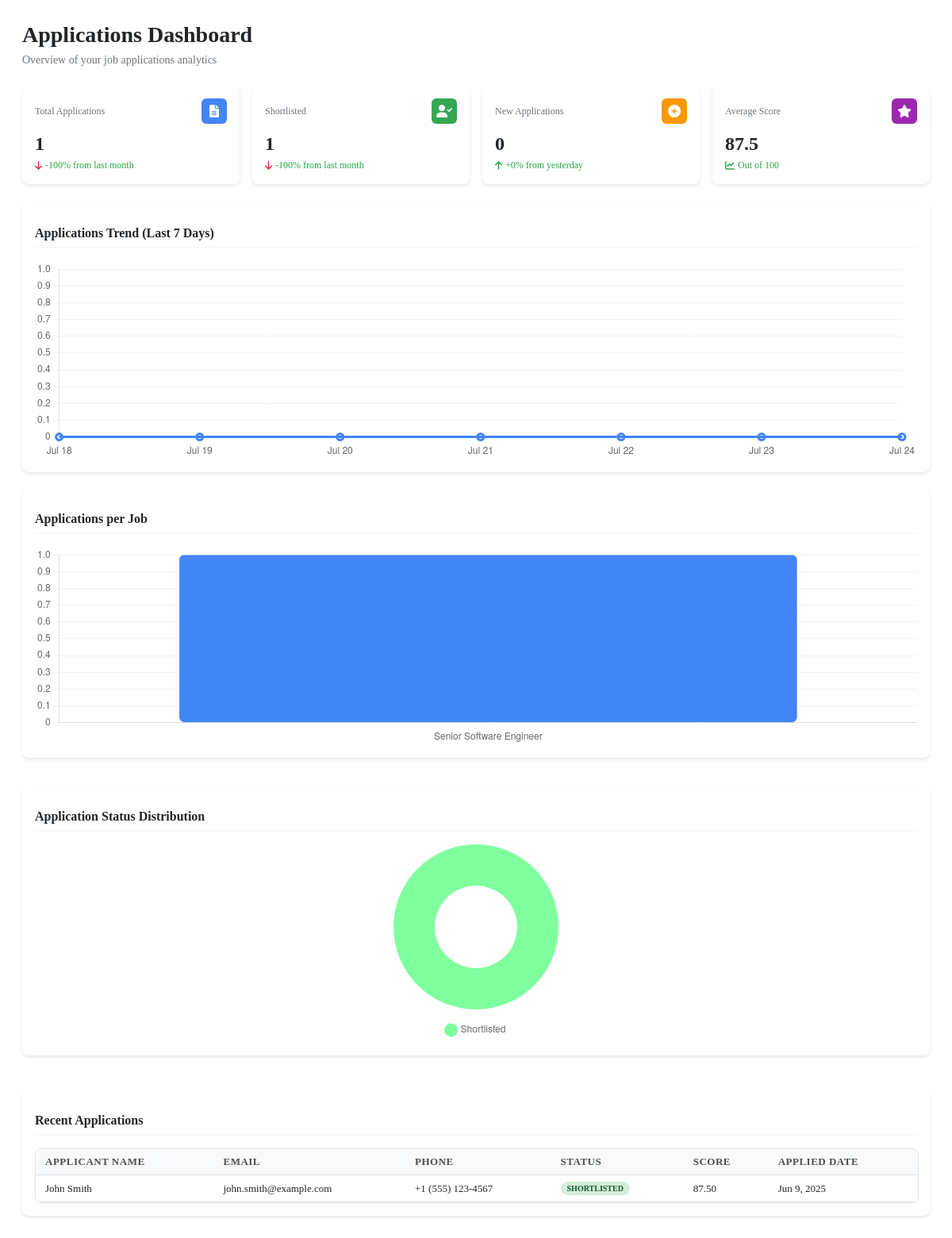
Before: /Content/contentview/dashboard.php with the older database file.
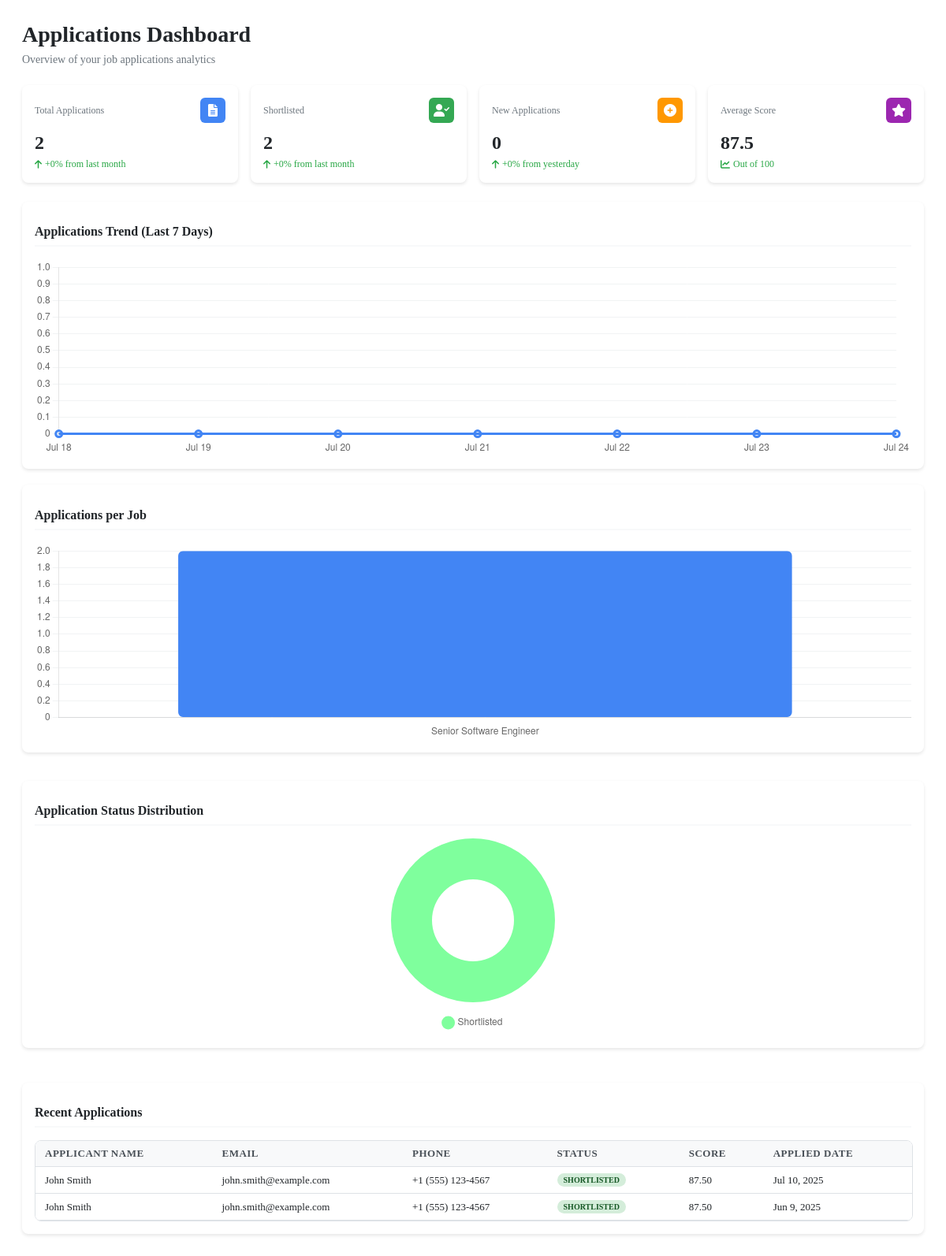
After: the same page with the newer database file.
### tables this page shows
CREATE TABLE `applications` (
  `id` int(11) NOT NULL,
  `job_id` int(11) NOT NULL,
  `applicant_name` varchar(255) NOT NULL,
  `email` varchar(255) NOT NULL,
  `phone` varchar(50) DEFAULT NULL,
  `resume_pdf_path` varchar(255) NOT NULL COMMENT 'Path to the uploaded PDF resume',
  `parsed_resume_path` varchar(255) DEFAULT NULL COMMENT 'Path to the parsed resume JSON file',
  `status` enum('Pending','Reviewing','Shortlisted','Interviewed','Accepted','Rejected') DEFAULT 'Pending',
  `score` decimal(5,2) DEFAULT 0.00 COMMENT 'Match score from 0-100',
  `created_at` timestamp NOT NULL DEFAULT current_timestamp(),
  `updated_at` timestamp NOT NULL DEFAULT current_timestamp() ON UPDATE current_timestamp()
);

### Query/DashboardData.php (called while the page is built, shortened)
<?php
require_once 'connect.php';
class DashboardData {
    private $con;
    public function __construct($userId = null) {
        global $con;
        $this->con = $con;
        $this->userId = $userId;
    }
    private function getUserFilter() {
        return "";
    }
    public function getTotalApplications() {
        $query = "SELECT COUNT(*) as total
                  FROM applications a
                  INNER JOIN jobs j ON a.job_id = j.id
                  WHERE 1=1" . $this->getUserFilter();
        $result = mysqli_query($this->con, $query);
        $row = mysqli_fetch_assoc($result);
        return $row['total'];
    }
    public function getApplicationsByStatus($status) {
        $status = mysqli_real_escape_string($this->con, $status);
        $query = "SELECT COUNT(*) as total
                  FROM applications a
                  INNER JOIN jobs j ON a.job_id = j.id
                  WHERE a.status = '$status'" . $this->getUserFilter();
        $result = mysqli_query($this->con, $query);
        $row = mysqli_fetch_assoc($result);
        return $row['total'];
    }
    public function getRecentApplications($limit = 10) {
        $query = "SELECT a.applicant_name, a.email, a.phone, a.status, a.score, a.created_at, j.title as job_title
                  FROM applications a
                  INNER JOIN jobs j ON a.job_id = j.id
                  WHERE 1=1" . $this->getUserFilter() . "
                  ORDER BY a.created_at DESC
                  LIMIT $limit";
        $result = mysqli_query($this->con, $query);
        $data = [];
        while ($row = mysqli_fetch_assoc($result)) {
            $data[] = $row;
        }
        return $data;
    }
    public function getGrowthPercentage($metric, $days = 30) {
        $currentQuery = "";
        $previousQuery = "";
        switch($metric) {
            case 'total':
                $currentQuery = "SELECT COUNT(*) as current
                                FROM applications a
                                INNER JOIN jobs j ON a.job_id = j.id
                                WHERE a.created_at >= DATE_SUB(NOW(), INTERVAL $days DAY)" . $this->getUserFilter();
                $previousQuery = "SELECT COUNT(*) as previous
                                 FROM applications a
                                 INNER JOIN jobs j ON a.job_id = j.id
                                 WHERE a.created_at >= DATE_SUB(NOW(), INTERVAL " . ($days * 2) . " DAY)
                                 AND a.created_at < DATE_SUB(NOW(), INTERVAL $days DAY)" . $this->getUserFilter();
                break;
            case 'shortlisted':
                $currentQuery = "SELECT COUNT(*) as current
                                FROM applications a
                                INNER JOIN jobs j ON a.job_id = j.id
                                WHERE a.status = 'Shortlisted'
                                AND a.created_at >= DATE_SUB(NOW(), INTERVAL $days DAY)" . $this->getUserFilter();
                $previousQuery = "SELECT COUNT(*) as previous
                                 FROM applications a
                                 INNER JOIN jobs j ON a.job_id = j.id
                                 WHERE a.status = 'Shortlisted'
                                 AND a.created_at >= DATE_SUB(NOW(), INTERVAL " . ($days * 2) . " DAY)
                                 AND a.created_at < DATE_SUB(NOW(), INTERVAL $days DAY)" . $this->getUserFilter();
                break;
            case 'new':
                $currentQuery = "SELECT COUNT(*) as current
                                FROM applications a
                                INNER JOIN jobs j ON a.job_id = j.id
                                WHERE a.created_at >= DATE_SUB(NOW(), INTERVAL 1 DAY)" . $this->getUserFilter();
                $previousQuery = "SELECT COUNT(*) as previous
                                 FROM applications a
                                 INNER JOIN jobs j ON a.job_id = j.id
                                 WHERE a.created_at >= DATE_SUB(NOW(), INTERVAL 2 DAY)
                                 AND a.created_at < DATE_SUB(NOW(), INTERVAL 1 DAY)" . $this->getUserFilter();
                break;
        }
        $result = mysqli_query($this->con, $currentQuery);
        $current = mysqli_fetch_assoc($result)['current'];
        $result = mysqli_query($this->con, $previousQuery);
        $previous = mysqli_fetch_assoc($result)['previous'];
        if ($previous == 0) return $current > 0 ? 100 : 0;
        return round((($current - $previous) / $previous) * 100, 1);
    }
}
?>

### Content/contentview/dashboard.php (the view, shortened to what the changed rows need)
<?php
require_once '../Query/DashboardData.php';
$currentUser = $_SESSION['id'];
$dashboardData = new DashboardData($currentUser);
$totalApplications = $dashboardData->getTotalApplications();
$shortlistedApplications = $dashboardData->getApplicationsByStatus('Shortlisted');
$totalGrowth = $dashboardData->getGrowthPercentage('total');
$shortlistedGrowth = $dashboardData->getGrowthPercentage('shortlisted');
$recentApplications = $dashboardData->getRecentApplications(5);
?>
<!DOCTYPE html>
<html lang="en">
<head>
    <link rel="stylesheet" href="./CSS/dashboard.css">
    <link rel="stylesheet" href="https://cdnjs.cloudflare.com/ajax/libs/font-awesome/6.0.0/css/all.min.css">
</head>
<body>
<div class="dashboard-content">
    <div class="page-header">
        <h1>Applications Dashboard</h1>
    </div>
    <div class="dashboard-grid">
        <div class="stat-card">
            <div class="stat-header">
                <span class="stat-title">Total Applications</span>
                <div class="stat-icon blue">
                </div>
            </div>
            <div class="stat-value"><?php echo number_format($totalApplications); ?></div>
            <div class="stat-change">
                <i class="fas fa-arrow-<?php echo $totalGrowth >= 0 ? 'up' : 'down'; ?>"></i>
                <?php echo ($totalGrowth >= 0 ? '+' : '') . $totalGrowth; ?>% from last month
            </div>
        </div>
        <div class="stat-card">
            <div class="stat-header">
                <span class="stat-title">Shortlisted</span>
                <div class="stat-icon green">
                </div>
            </div>
            <div class="stat-value"><?php echo number_format($shortlistedApplications); ?></div>
            <div class="stat-change">
                <i class="fas fa-arrow-<?php echo $shortlistedGrowth >= 0 ? 'up' : 'down'; ?>"></i>
                <?php echo ($shortlistedGrowth >= 0 ? '+' : '') . $shortlistedGrowth; ?>% from last month
            </div>
        </div>
    </div>
    <div class="chart-container">
        <h2 class="chart-title">Applications Trend (Last 7 Days)</h2>
    </div>
    <div class="chart-grid">
        <div class="chart-container">
            <h2 class="chart-title">Applications per Job</h2>
            <div class="chart-wrapper">
                <canvas id="jobChart"></canvas>
            </div>
        </div>
        <div class="chart-container">
            <h2 class="chart-title">Application Status Distribution</h2>
        </div>
    </div>
    <div class="chart-container">
        <h2 class="chart-title">Recent Applications</h2>
        <div class="table-responsive">
            <table class="recent-applications-table">
                <thead>
                    <tr>
                        <th>Applicant Name</th>
                        <th>Email</th>
                        <th>Phone</th>
                        <th>Status</th>
                        <th>Score</th>
                        <th>Applied Date</th>
                    </tr>
                </thead>
                <tbody>
                    <?php foreach ($recentApplications as $application): ?>
                    <tr>
                        <td><?php echo htmlspecialchars($application['applicant_name']); ?></td>
                        <td><?php echo htmlspecialchars($application['email']); ?></td>
                        <td><?php echo htmlspecialchars($application['phone']); ?></td>
                        <td>
                            <span class="status-badge status-<?php echo strtolower($application['status']); ?>">
                                <?php echo htmlspecialchars($application['status']); ?>
                            </span>
                        </td>
                        <td><?php echo $application['score']; ?></td>
                        <td><?php echo date('M j, Y', strtotime($application['created_at'])); ?></td>
                    </tr>
                    <?php endforeach; ?>
                </tbody>
            </table>
        </div>
    </div>
</div>
</body>
</html>

Changed rows visible on the page:
added applications: applicant_name "John Smith", email "john.smith@example.com", phone "+1 (555) 123-4567", status "SHORTLISTED", score "87.50", created_at "Jul 10, 2025"
Other visible differences:
$totalApplications: "1" → "2"
$totalGrowth: "-100" → "0"
$shortlistedApplications: "1" → "2"
$shortlistedGrowth: "-100" → "0"
chart data {{ json_encode(array_column($jobApplications, 'applications')) }}: ["1"] → ["2"]
